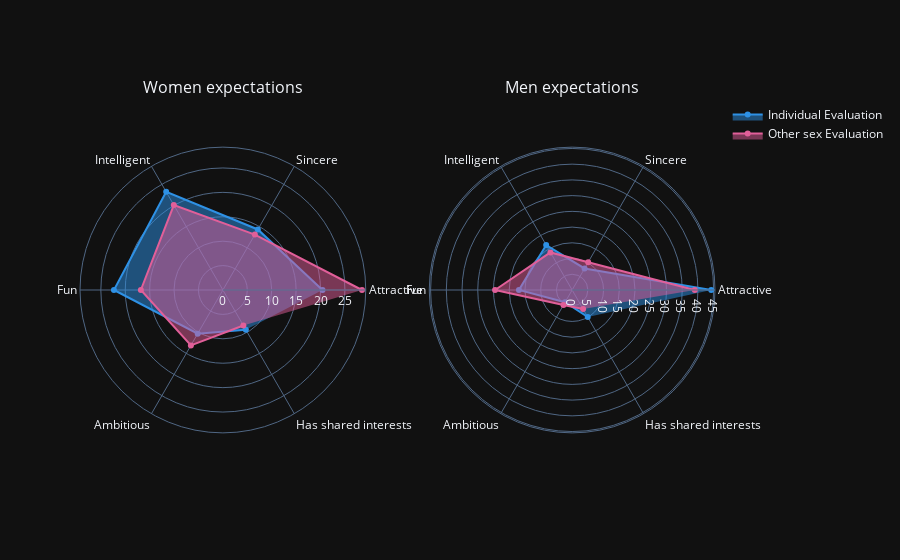

Notebook cell for this chart:
### Code cell
# plot star plot for comparison 
fig = make_subplots(
    rows=1, cols=2,
    specs=[[{"type": "polar"}, {"type": "polar"}]],
    subplot_titles=("Women expectations", "Men expectations")
)

  
fig.add_trace(go.Scatterpolar(
      r=data1_1_W.iloc[1][iid_attributes1_1_vars],
      theta=attributes,
      fill='toself',
      line=dict(color=cols[0]),
      name='Individual Evaluation'
),
row=1,col=1)
fig.add_trace(go.Scatterpolar(
      r=data2_1_M.iloc[1][iid_attributes2_1_vars],
      theta=attributes,
      fill='toself',
      line=dict(color=cols[1]),
      name='Other sex Evaluation'
),
row=1,col=1)

fig.add_trace(go.Scatterpolar(
      r=data1_1_M.iloc[1][iid_attributes1_1_vars],
      theta=attributes,
      fill='toself',
      line=dict(color=cols[0]),
      name='Individual Expectations',
      showlegend=False
),
row=1,col=2)

fig.add_trace(go.Scatterpolar(
      r=data2_1_W.iloc[1][iid_attributes2_1_vars],
      theta=attributes,
      fill='toself',
      line=dict(color=cols[1]),
      name='Other sex Expectations',
      showlegend=False
),
row=1,col=2)
  
fig.update_layout(
  polar=dict(
    radialaxis=dict(
      visible=True
          )),
    template = 'plotly_dark',
  
  showlegend=True
)
  
fig.show()

### Figure 1 — Plotly figure (JSON) as saved in the notebook; plotly's stock layout.template omitted (floating-point values rounded to 4 significant figures)
{"data": [{"fill": "toself", "line": {"color": "#2E91E5"}, "name": "Individual Evaluation", "r": [20.41, 14.32, 23.23, 22.32, 10.32, 9.409], "subplot": "polar", "theta": ["Attractive", "Sincere", "Intelligent", "Fun", "Ambitious", "Has shared interests"], "type": "scatterpolar"}, {"fill": "toself", "line": {"color": "#E15F99"}, "name": "Other sex Evaluation", "r": [28.5, 13.1, 20.1, 16.8, 13.1, 8.4], "subplot": "polar", "theta": ["Attractive", "Sincere", "Intelligent", "Fun", "Ambitious", "Has shared interests"], "type": "scatterpolar"}, {"fill": "toself", "line": {"color": "#2E91E5"}, "name": "Individual Expectations", "r": [44.23, 7.911, 16.51, 16.91, 4.511, 9.922], "showlegend": false, "subplot": "polar2", "theta": ["Attractive", "Sincere", "Intelligent", "Fun", "Ambitious", "Has shared interests"], "type": "scatterpolar"}, {"fill": "toself", "line": {"color": "#E15F99"}, "name": "Other sex Expectations", "r": [39, 10.2, 13.8, 24.5, 5.5, 7], "showlegend": false, "subplot": "polar2", "theta": ["Attractive", "Sincere", "Intelligent", "Fun", "Ambitious", "Has shared interests"], "type": "scatterpolar"}], "layout": {"annotations": [{"font": {"size": 16}, "showarrow": false, "text": "Women expectations", "x": 0.225, "xanchor": "center", "xref": "paper", "y": 1, "yanchor": "bottom", "yref": "paper"}, {"font": {"size": 16}, "showarrow": false, "text": "Men expectations", "x": 0.775, "xanchor": "center", "xref": "paper", "y": 1, "yanchor": "bottom", "yref": "paper"}], "polar": {"domain": {"x": [0, 0.45], "y": [0, 1]}, "radialaxis": {"visible": true}}, "polar2": {"domain": {"x": [0.55, 1], "y": [0, 1]}}, "showlegend": true}}
